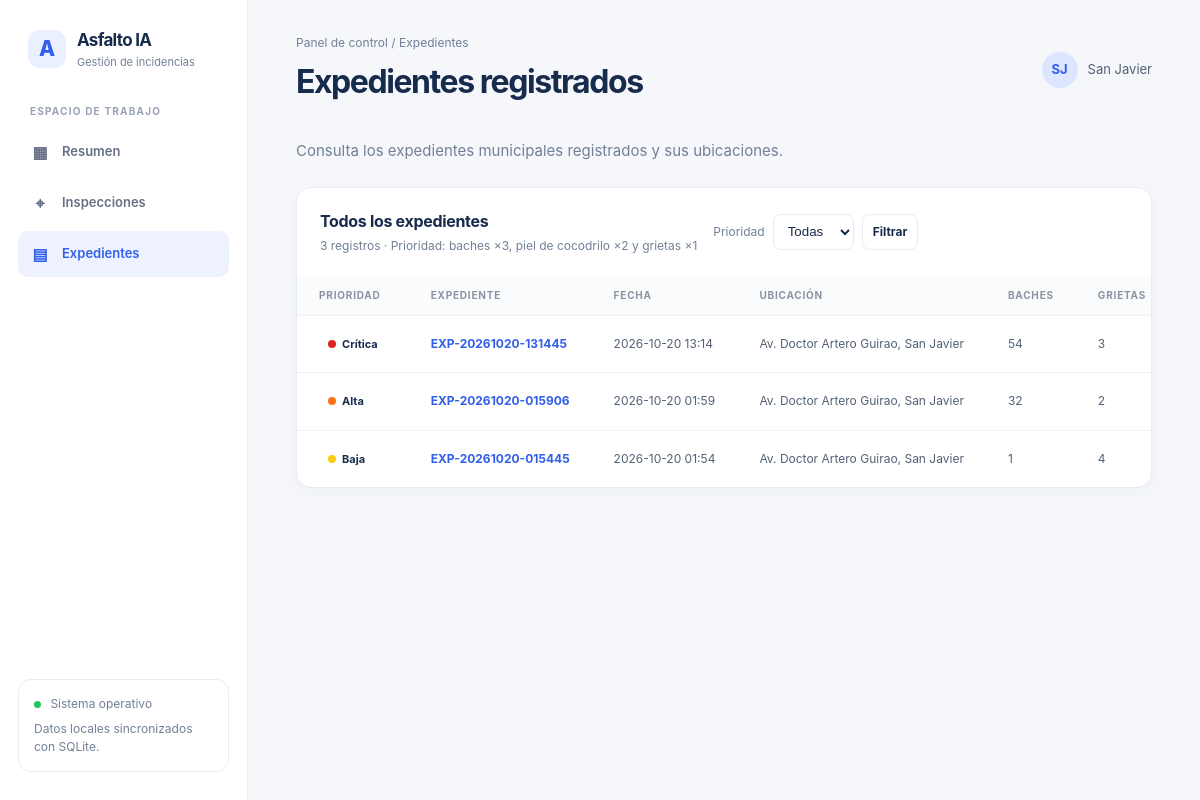
/?vista=expedientes, run on the app's committed database.
### tables this page shows
CREATE TABLE expedientes (
            id TEXT PRIMARY KEY,
            fecha TEXT,
            ubicacion TEXT,
            lat REAL,
            lon REAL,
            baches INTEGER,
            grietas INTEGER,
            piel_cocodrilo INTEGER,
            total_defectos INTEGER,
            estado TEXT,
            imagen_path TEXT
        , imagen_original_path TEXT);

### app.py (the view, shortened to what this page needs)
@app.route("/")
def index():
    view = request.args.get("vista", "resumen")
    if view not in {"resumen", "inspecciones", "expedientes"}:
        view = "resumen"
    priority_filter = request.args.get("prioridad", "")
    if priority_filter not in PRIORITIES:
        priority_filter = ""
    selected_id = request.args.get("id", "")
    with sqlite3.connect(DB_PATH) as conn:
        conn.row_factory = sqlite3.Row
        summary = conn.execute(
            """
            SELECT
                COUNT(*) AS total,
                COALESCE(SUM(baches), 0) AS baches,
                COALESCE(SUM(grietas), 0) AS grietas,
                COALESCE(SUM(piel_cocodrilo), 0) AS piel_cocodrilo,
                COALESCE(SUM(CASE WHEN estado = 'Pendiente' THEN 1 ELSE 0 END), 0)
                    AS pendientes
            FROM expedientes
            """
        ).fetchone()
        incidencias = conn.execute(
            """
            SELECT id, fecha, ubicacion, total_defectos, estado
            FROM expedientes
            ORDER BY fecha DESC
            LIMIT 6
            """
        ).fetchall()
        expedientes = conn.execute(
            """
            SELECT id, fecha, ubicacion, lat, lon, baches, grietas,
                   piel_cocodrilo, total_defectos, estado, imagen_path,
                   imagen_original_path
            FROM expedientes
            """
        ).fetchall()
    records = []
    selected_expediente = None
    for expediente in expedientes:
        record = dict(expediente)
        record.update(get_priority(record))
        records.append(record)
        if record["id"] == selected_id:
            selected_expediente = record
    records.sort(key=lambda record: record["fecha"] or "", reverse=True)
    records.sort(key=lambda record: record["rank"])
    if priority_filter:
        records = [
            record
            for record in records
            if record["prioridad"] == priority_filter
        ]
    selected_image = None
    selected_image_is_original = False
    processed_image = None
    map_points = [
        record
        for record in records
        if record["lat"] is not None and record["lon"] is not None
    ]
    return render_template(
        "index.html",
        view=view,
        summary=summary,
        incidencias=incidencias,
        expedientes=records,
        map_points=map_points,
        priority_filter=priority_filter,
        priorities=PRIORITIES,
        selected_expediente=selected_expediente,
        selected_image=selected_image,
        selected_image_is_original=selected_image_is_original,
        processed_image=processed_image,
    )

### app.py (called while the page is built)
def get_priority(expediente):
    if (expediente["estado"] or "").casefold() == "reparado":
        priority = "Baja"
        score = 0
    else:
        potholes = expediente["baches"] or 0
        cracks = expediente["grietas"] or 0
        alligator_cracks = expediente["piel_cocodrilo"] or 0
        score = potholes * 3 + alligator_cracks * 2 + cracks
        if score >= 100:
            priority = "Crítica"
        elif score >= 50:
            priority = "Alta"
        elif score >= 15:
            priority = "Media"
        else:
            priority = "Baja"
    return {
        "prioridad": priority,
        "priority_score": score,
        **PRIORITIES[priority],
    }

### templates/index.html (shortened to what this page needs)
<!doctype html>
<html lang="es">
<head>
  <link rel="stylesheet" href="https://unpkg.com/leaflet@1.9.4/dist/leaflet.css">
  <link rel="stylesheet" href="https://unpkg.com/leaflet.markercluster@1.5.3/dist/MarkerCluster.css">
  <link rel="stylesheet" href="https://unpkg.com/leaflet.markercluster@1.5.3/dist/MarkerCluster.Default.css">
</head>
<body>
  <div class="layout">
    <aside class="sidebar">
      <div class="brand">
        <div class="brand-mark" aria-hidden="true">A</div>
        <div>
          <div class="brand-name">Asfalto IA</div>
          <div class="brand-subtitle">Gestión de incidencias</div>
        </div>
      </div>
      <div class="nav-label">Espacio de trabajo</div>
      <a class="nav-item{% if view == 'resumen' %} active{% endif %}" href="{{ url_for('index', vista='resumen') }}"{% if view == 'resumen' %} aria-current="page"{% endif %}><span class="nav-icon" aria-hidden="true">▦</span>Resumen</a>
      <a class="nav-item" href="{{ url_for('index', vista='inspecciones') }}"><span class="nav-icon" aria-hidden="true">⌖</span>Inspecciones</a>
      <a class="nav-item{% if view == 'expedientes' %} active{% endif %}" href="{{ url_for('index', vista='expedientes') }}"{% if view == 'expedientes' %} aria-current="page"{% endif %}><span class="nav-icon" aria-hidden="true">▤</span>Expedientes</a>
      <div class="sidebar-note">
        <span class="status-dot" aria-hidden="true"></span>
        Sistema operativo
        <div style="margin-top: 7px">Datos locales sincronizados con SQLite.</div>
      </div>
    </aside>
    <main>
      <header class="topbar">
        <div>
          <p class="eyebrow">Panel de control / {{ {"resumen": "Resumen", "inspecciones": "Inspecciones", "expedientes": "Expedientes"}[view] }}</p>
          <h1>{{ {"resumen": "Incidencias viarias", "inspecciones": "Inspecciones con IA", "expedientes": "Expedientes registrados"}[view] }}</h1>
        </div>
        <div class="user-chip"><div class="avatar" aria-hidden="true">SJ</div><span>San Javier</span></div>
      </header>
      {% if view == "resumen" %}
      <p class="welcome">Estado general de las inspecciones y daños registrados en la red viaria.</p>
      <section class="metrics" aria-label="Resumen de incidencias">
        <article class="card metric">
          <div class="metric-top"><span>Expedientes</span><span class="metric-icon" aria-hidden="true">▤</span></div>
          <strong class="metric-value">{{ summary.total }}</strong>
          <span class="metric-foot">Total registrados</span>
        </article>
        <article class="card metric">
          <div class="metric-top"><span>Pendientes</span><span class="metric-icon" aria-hidden="true">◷</span></div>
          <strong class="metric-value">{{ summary.pendientes }}</strong>
          <span class="metric-foot">Requieren seguimiento</span>
        </article>
        <article class="card metric">
          <div class="metric-top"><span>Baches detectados</span><span class="metric-icon" aria-hidden="true">⌁</span></div>
          <strong class="metric-value">{{ summary.baches }}</strong>
          <span class="metric-foot">Clasificación D40</span>
        </article>
        <article class="card metric">
          <div class="metric-top"><span>Otros defectos</span><span class="metric-icon" aria-hidden="true">⌖</span></div>
          <strong class="metric-value">{{ summary.grietas + summary.piel_cocodrilo }}</strong>
          <span class="metric-foot">Grietas y piel de cocodrilo</span>
        </article>
      </section>
      <section class="panel map-panel" aria-labelledby="map-heading">
        <div class="panel-heading">
          <div>
            <h2 id="map-heading">Mapa de expedientes</h2>
            <p class="panel-subtitle">Ubicación de las incidencias con coordenadas registradas</p>
            <div class="map-legend" aria-label="Leyenda de prioridad">
              {% for priority, style in priorities.items() %}
              <span class="priority-badge" style="--priority-color: {{ style.color }}"><span class="priority-dot" aria-hidden="true"></span>{{ priority }}</span>
              {% endfor %}
            </div>
          </div>
        </div>
        {% if map_points %}
        <div id="incident-map" role="application" aria-label="Mapa interactivo de expedientes"></div>
        {% else %}
        <div class="empty">
          <div class="empty-icon" aria-hidden="true">⌖</div>
          <strong>No hay expedientes con coordenadas</strong>
          <div>Cuando se registren ubicaciones, aparecerán en el mapa.</div>
        </div>
        {% endif %}
      </section>
      <section class="panel" aria-labelledby="recent-heading">
        <div class="panel-heading">
          <div>
            <h2 id="recent-heading">Expedientes recientes</h2>
            <p class="panel-subtitle">Últimas incidencias guardadas en el sistema</p>
          </div>
        </div>
        {% if incidencias %}
        <div class="table-wrap">
          <table>
            <thead>
              <tr><th>Expediente</th><th>Fecha</th><th>Ubicación</th><th>Defectos</th><th>Estado</th></tr>
            </thead>
            <tbody>
              {% for incidencia in incidencias %}
              <tr>
                <td><a class="table-link" href="{{ url_for('index', vista='expedientes', id=incidencia.id) }}">{{ incidencia.id }}</a></td>
                <td>{{ incidencia.fecha or "—" }}</td>
                <td>{{ incidencia.ubicacion or "Ubicación no especificada" }}</td>
                <td>{{ incidencia.total_defectos or 0 }}</td>
                <td><span class="badge{% if incidencia.estado == 'Reparado' %} done{% endif %}">{{ incidencia.estado or "Pendiente" }}</span></td>
              </tr>
              {% endfor %}
            </tbody>
          </table>
        </div>
        {% else %}
        <div class="empty">
          <div class="empty-icon" aria-hidden="true">⌖</div>
          <strong>Aún no hay expedientes</strong>
          <div>Cuando se registren nuevas inspecciones, aparecerán aquí.</div>
        </div>
        {% endif %}
      </section>
      {% else %}
      <p class="welcome">Consulta los expedientes municipales registrados y sus ubicaciones.</p>
      <section class="panel" aria-labelledby="records-heading">
        <div class="panel-heading">
          <div class="records-toolbar">
          <div>
            <h2 id="records-heading">Todos los expedientes</h2>
            <p class="panel-subtitle">{{ expedientes|length }} registros · Prioridad: baches ×3, piel de cocodrilo ×2 y grietas ×1</p>
          </div>
          <form class="priority-filter" method="get" action="{{ url_for('index') }}">
            <label for="priority-filter">Prioridad</label>
            <select id="priority-filter" name="prioridad">
              <option value="">Todas</option>
            </select>
            <button type="submit">Filtrar</button>
          </form>
          </div>
        </div>
        {% if expedientes %}
        <div class="table-wrap">
          <table>
            <thead>
              <tr><th>Prioridad</th><th>Expediente</th><th>Fecha</th><th>Ubicación</th><th>Baches</th><th>Grietas</th><th>Piel de cocodrilo</th><th>Total</th><th>Estado</th></tr>
            </thead>
            <tbody>
              {% for incidencia in expedientes %}
              <tr>
                <td><span class="priority-badge" style="--priority-color: {{ incidencia.color }}"><span class="priority-dot" aria-hidden="true"></span>{{ incidencia.prioridad }}</span></td>
                <td><a class="table-link" href="{{ url_for('index', vista='expedientes', id=incidencia.id, prioridad=priority_filter or none) }}">{{ incidencia.id }}</a></td>
                <td>{{ incidencia.fecha or "—" }}</td>
                <td>{{ incidencia.ubicacion or "Ubicación no especificada" }}</td>
                <td>{{ incidencia.baches or 0 }}</td>
                <td>{{ incidencia.grietas or 0 }}</td>
              </tr>
              {% endfor %}
            </tbody>
          </table>
        </div>
        {% else %}
        <div class="empty">Aún no hay expedientes guardados.</div>
        {% endif %}
      </section>
      {% endif %}
    </main>
  </div>
</body>
</html>

### templates/index.html (style rules this page uses)
:root { color-scheme: light; --ink: #172b4d; --muted: #718096; --line: #e7ebf2; --blue: #315eea; --canvas: #f5f7fb; --surface: #fff; }
* { box-sizing: border-box; }
body { margin: 0; background: var(--canvas); color: var(--ink); font: 15px/1.5 Inter, ui-sans-serif, system-ui, -apple-system, "Segoe UI", sans-serif; }
button { font: inherit; }
.layout { min-height: 100vh; }
.sidebar { position: fixed; inset: 0 auto 0 0; display: flex; width: 248px; flex-direction: column; padding: 28px 18px; background: #fff; border-right: 1px solid var(--line); }
.brand { display: flex; align-items: center; gap: 11px; padding: 0 10px 34px; }
.brand-mark { display: grid; width: 38px; height: 38px; place-items: center; border-radius: 12px; background: #eaf0ff; color: var(--blue); font-size: 21px; font-weight: 800; }
.brand-name { font-size: 17px; font-weight: 750; letter-spacing: -.04em; }
.brand-subtitle { color: var(--muted); font-size: 11px; }
.nav-label { padding: 0 12px 10px; color: #98a2b3; font-size: 10px; font-weight: 750; letter-spacing: .12em; text-transform: uppercase; }
.nav-item { display: flex; align-items: center; gap: 12px; margin-bottom: 5px; padding: 11px 12px; border-radius: 10px; color: #667085; font-size: 13px; font-weight: 600; text-decoration: none; }
.nav-item.active { background: #eef2ff; color: var(--blue); }
.nav-icon { width: 20px; text-align: center; font-size: 16px; }
.sidebar-note { margin-top: auto; padding: 15px; border: 1px solid var(--line); border-radius: 13px; color: var(--muted); font-size: 12px; }
.status-dot { display: inline-block; width: 7px; height: 7px; margin-right: 6px; border-radius: 50%; background: #22c55e; }
main { margin-left: 248px; padding: 34px clamp(22px, 4vw, 58px) 56px; }
.topbar { display: flex; align-items: center; justify-content: space-between; gap: 18px; margin-bottom: 34px; }
.eyebrow { margin: 0 0 6px; color: var(--muted); font-size: 12px; }
h1 { margin: 0; font-size: clamp(25px, 3vw, 32px); letter-spacing: -.045em; }
.user-chip { display: flex; align-items: center; gap: 10px; color: #526174; font-size: 13px; }
.avatar { display: grid; width: 36px; height: 36px; place-items: center; border-radius: 50%; background: #dce7ff; color: #315eea; font-weight: 750; }
.welcome { margin-bottom: 24px; color: var(--muted); }
.card, .panel { border: 1px solid var(--line); border-radius: 15px; background: var(--surface); box-shadow: 0 4px 16px rgba(27, 43, 71, .035); }
.panel { overflow: hidden; }
.panel-heading { display: flex; align-items: center; justify-content: space-between; gap: 12px; padding: 21px 23px; }
h2 { margin: 0; font-size: 16px; letter-spacing: -.02em; }
.panel-subtitle { margin: 4px 0 0; color: var(--muted); font-size: 12px; }
.table-wrap { overflow-x: auto; }
table { width: 100%; border-collapse: collapse; text-align: left; white-space: nowrap; }
th { padding: 12px 22px; background: #fafbfc; color: #8993a3; font-size: 10px; font-weight: 700; letter-spacing: .08em; text-transform: uppercase; }
td { padding: 15px 22px; border-top: 1px solid #f0f2f6; color: #526174; font-size: 12px; }
td:first-child { color: var(--ink); font-weight: 650; }
.priority-badge { display: inline-flex; align-items: center; gap: 6px; padding: 5px 9px; border-radius: 20px; background: #fff; font-size: 11px; font-weight: 700; white-space: nowrap; }
.priority-dot { width: 8px; height: 8px; border-radius: 50%; background: var(--priority-color); }
.records-toolbar { display: flex; align-items: center; justify-content: space-between; gap: 16px; }
.priority-filter { display: flex; align-items: center; gap: 8px; color: var(--muted); font-size: 12px; }
.priority-filter select, .priority-filter button { min-height: 36px; padding: 7px 10px; border: 1px solid var(--line); border-radius: 8px; background: white; color: var(--ink); }
.priority-filter button { cursor: pointer; font-weight: 650; }
.table-link { color: var(--blue); font-weight: 700; text-decoration: none; }

### data on the page
expedientes: prioridad "Crítica", id "EXP-20261020-131445", fecha "2026-10-20 13:14", ubicacion "Av. Doctor Artero Guirao, San Javier", baches "54", grietas "3"
expedientes: prioridad "Alta", id "EXP-20261020-015906", fecha "2026-10-20 01:59", ubicacion "Av. Doctor Artero Guirao, San Javier", baches "32", grietas "2"
expedientes: prioridad "Baja", id "EXP-20261020-015445", fecha "2026-10-20 01:54", ubicacion "Av. Doctor Artero Guirao, San Javier", baches "1", grietas "4"

### other printed values
{{ expedientes|length }} "3"
